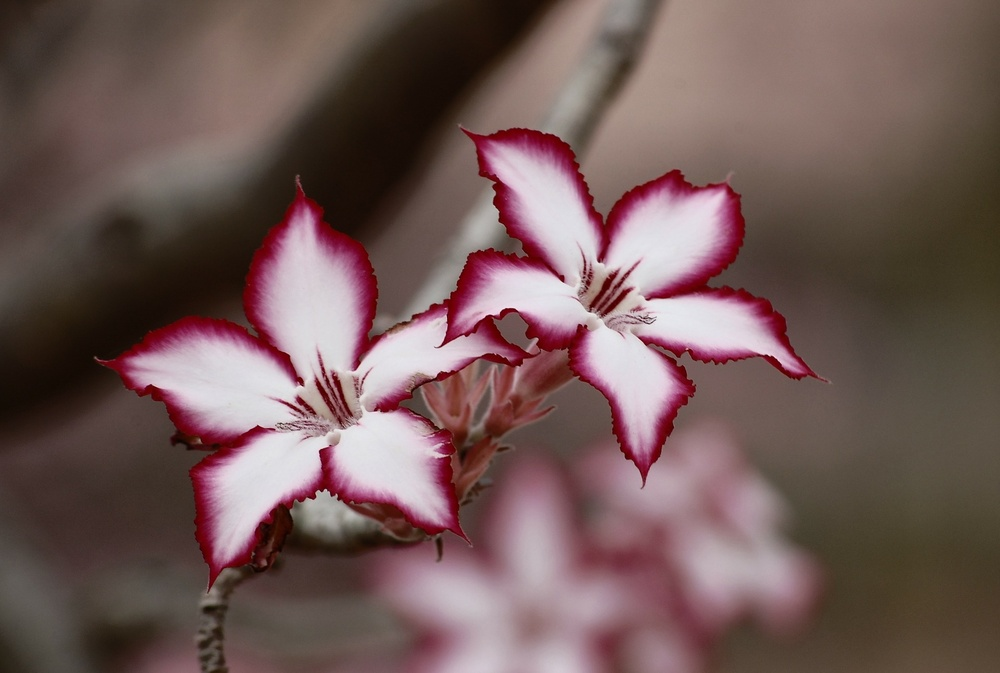
#> input picture Image Processing/Flower Images/flower.jpg, 1000 x 673 px, shrunk from 1920 x 1292 before the run, found by its file name
$ python 27-NegativeImage.py
#> lines starting #> are read from the running program, lines starting #| are printed output that depends on the picture
import cv2
import matplotlib.pyplot as plt

path = "C://Users//Dhruvik//Desktop//All Programs//Image Processing//Images//flower.jpg"

img = cv2.imread(path , 1)
#> img is the input picture: shape (673, 1000, 3); mean B, G, R 88, 90.1, 114.1

img1 = cv2.cvtColor(img , cv2.COLOR_BGR2RGB)
img2 = cv2.cvtColor(img , cv2.COLOR_BGR2GRAY)
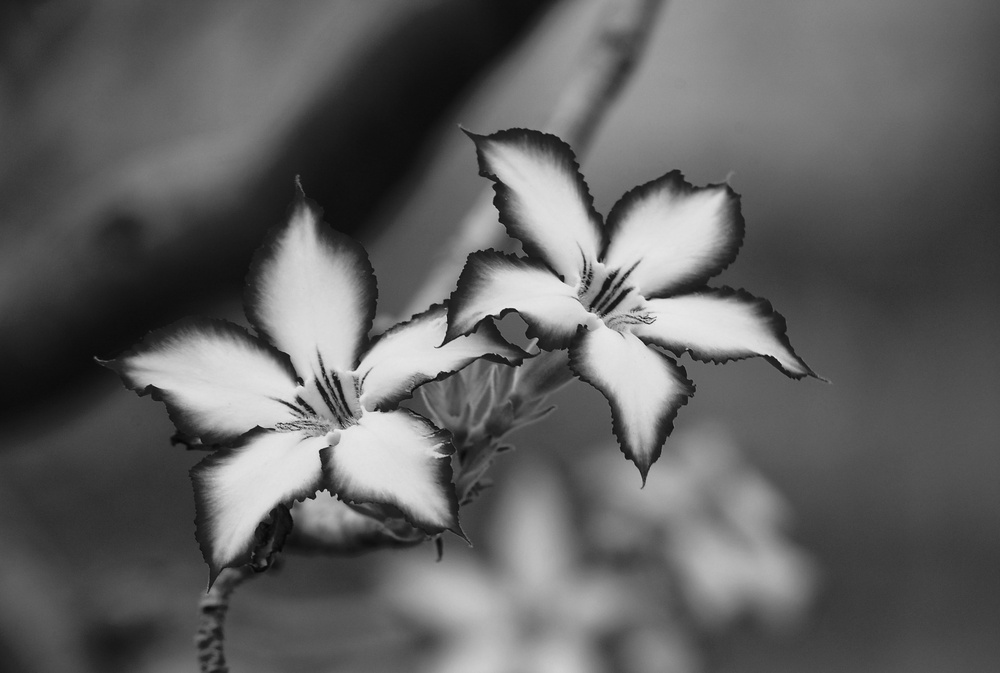
#> img2: shape (673, 1000); min 6, max 243, mean 97.1

img3 = abs(255 - img1)
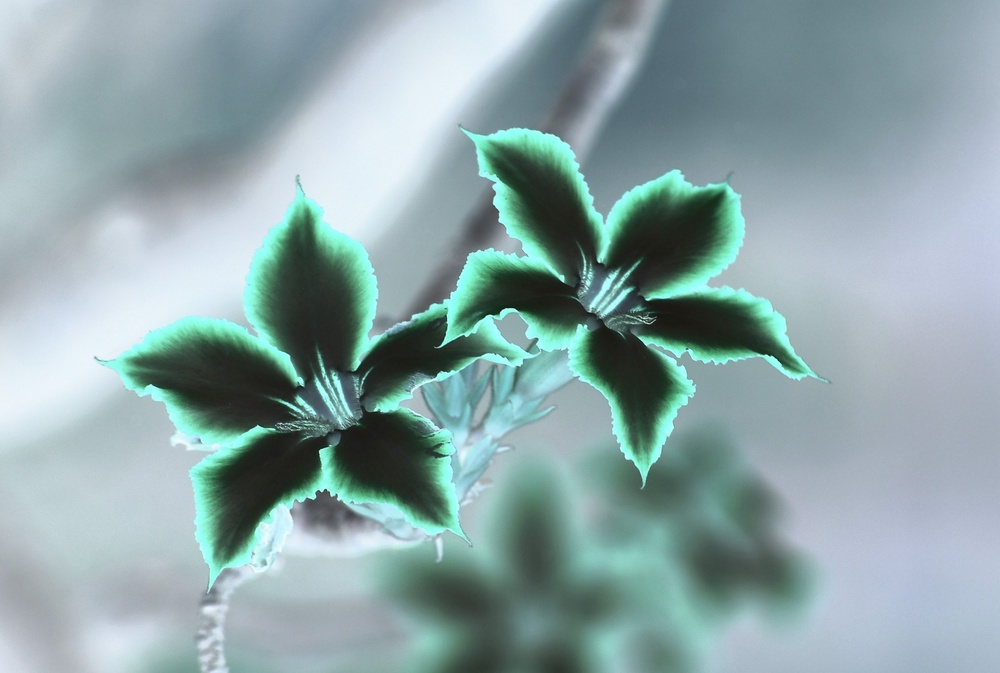
#> img3: shape (673, 1000, 3); mean R, G, B 140.9, 164.9, 167
img4 = abs(255 - img2)
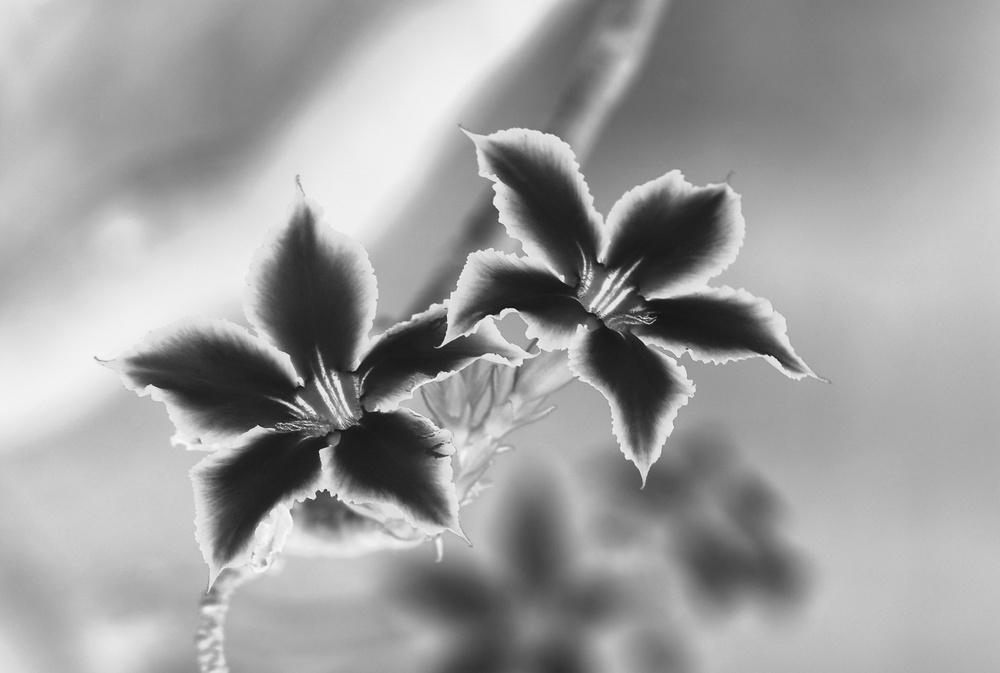
#> img4: shape (673, 1000); min 12, max 249, mean 157.9

plt.subplot(2,2,1)
plt.imshow(img1)
plt.title("Original")
plt.xticks([])
plt.yticks([])

plt.subplot(2,2,2)
plt.imshow(img2,cmap='Greys')
plt.title("Gray")
plt.xticks([])
plt.yticks([])

plt.subplot(2,2,3)
plt.imshow(img3)
plt.title("Original Negative")
plt.xticks([])
plt.yticks([])

plt.subplot(2,2,4)
plt.imshow(img4,cmap='Greys')
plt.title("Gray Negative")
plt.xticks([])
plt.yticks([])

plt.show()
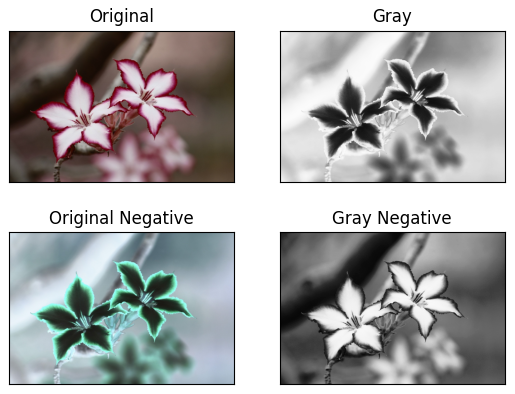
#> figure drawn by matplotlib, 4 panels

cv2.waitKey(0)
cv2.destroyAllWindows()

$ run again, with Image Processing/Flower Images/dandelion.jpg copied over Image Processing/Flower Images/flower.jpg
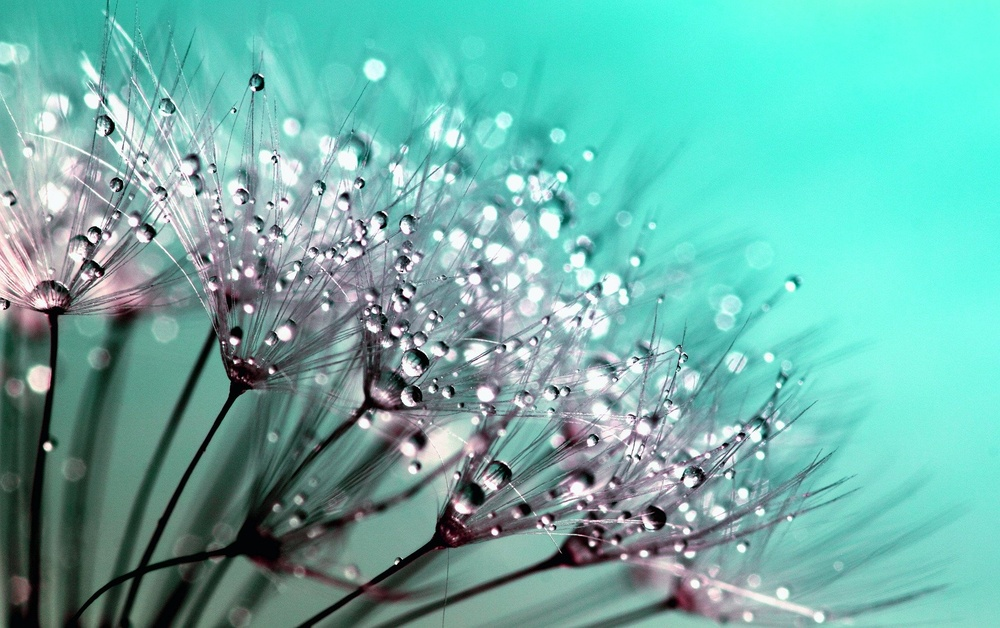
#> input picture Image Processing/Flower Images/dandelion.jpg, 1000 x 628 px, shrunk from 1920 x 1205 before the run, found by its file name
#> img is the input picture: shape (628, 1000, 3); mean B, G, R 170.4, 178.6, 109.3
#> `img4 = abs(255 - img2)`:
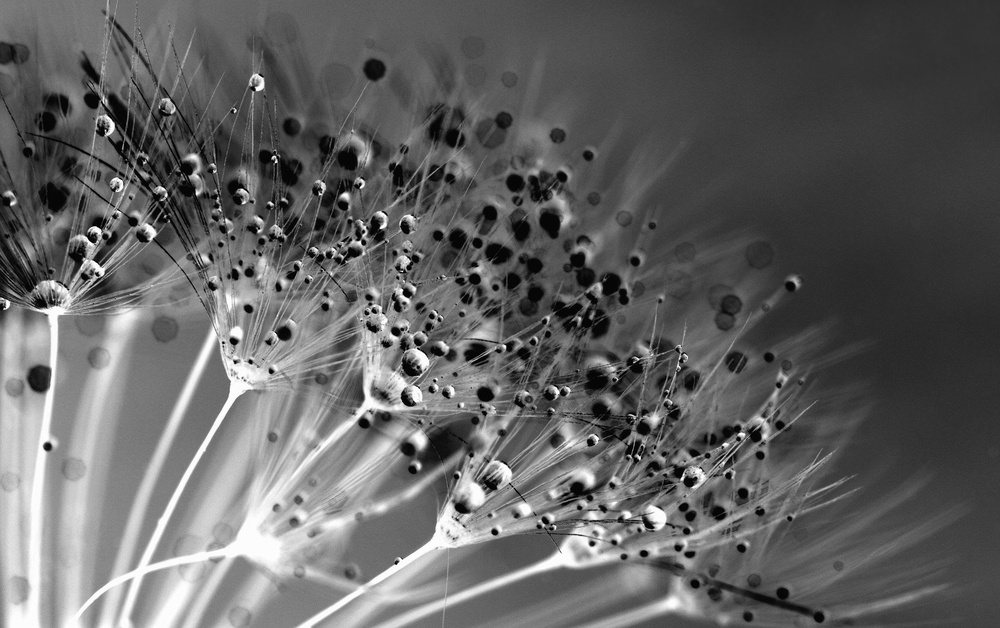
#> img4: shape (628, 1000); min 0, max 255, mean 98
#> `plt.show()`:
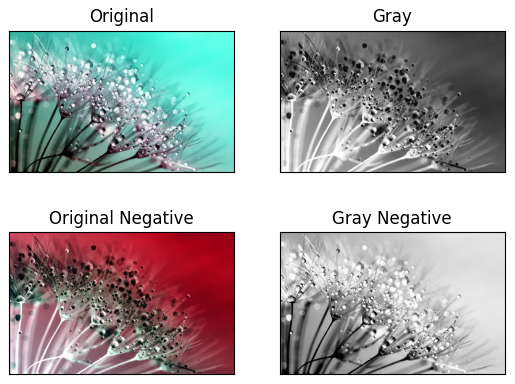
#> figure drawn by matplotlib, 4 panels

$ run again, with Image Processing/Flower Images/marriage.jpg copied over Image Processing/Flower Images/flower.jpg
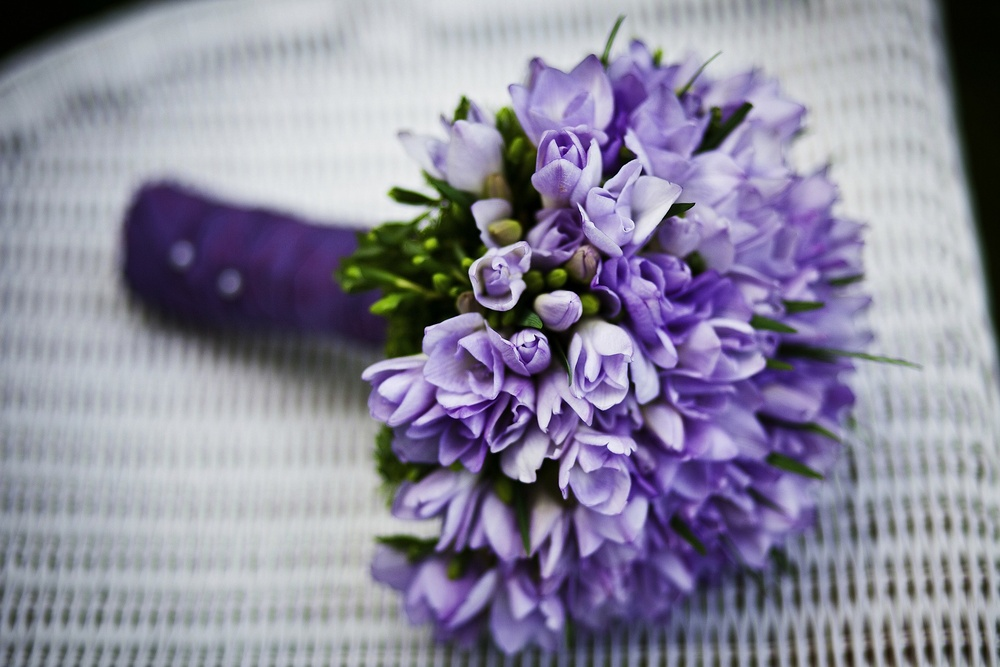
#> input picture Image Processing/Flower Images/marriage.jpg, 1000 x 667 px, shrunk from 1920 x 1280 before the run, found by its file name
#> img is the input picture: shape (667, 1000, 3); mean B, G, R 157.2, 137.5, 140.2
#> `img4 = abs(255 - img2)`:
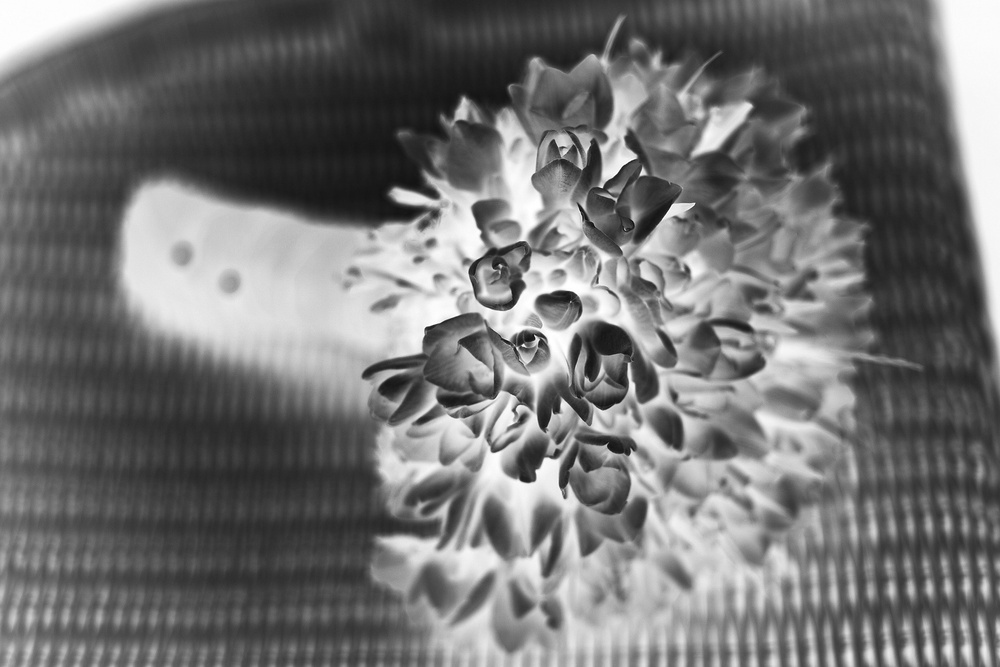
#> img4: shape (667, 1000); min 4, max 255, mean 114.4
#> `plt.show()`:
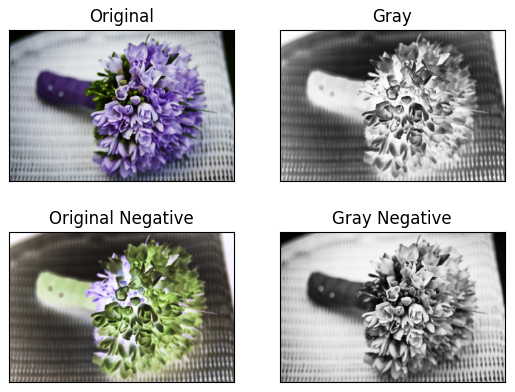
#> figure drawn by matplotlib, 4 panels

$ run again, with Image Processing/Flower Images/rose-729509_1920.jpg copied over Image Processing/Flower Images/flower.jpg
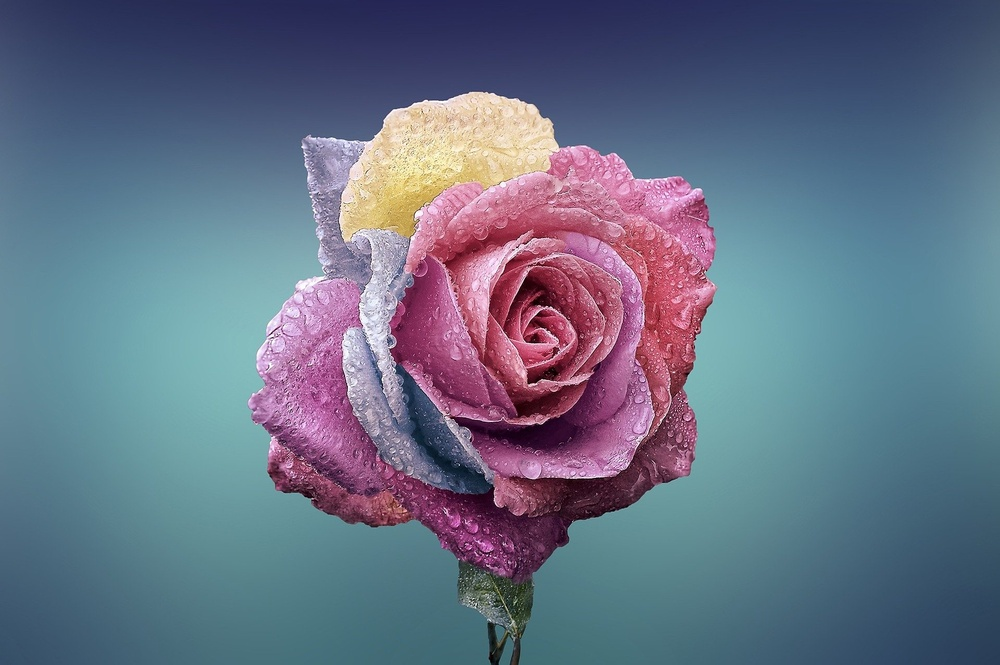
#> input picture Image Processing/Flower Images/rose-729509_1920.jpg, 1000 x 665 px, shrunk from 1920 x 1276 before the run, found by its file name
#> img is the input picture: shape (665, 1000, 3); mean B, G, R 132.8, 112.2, 100.9
#> `img4 = abs(255 - img2)`:
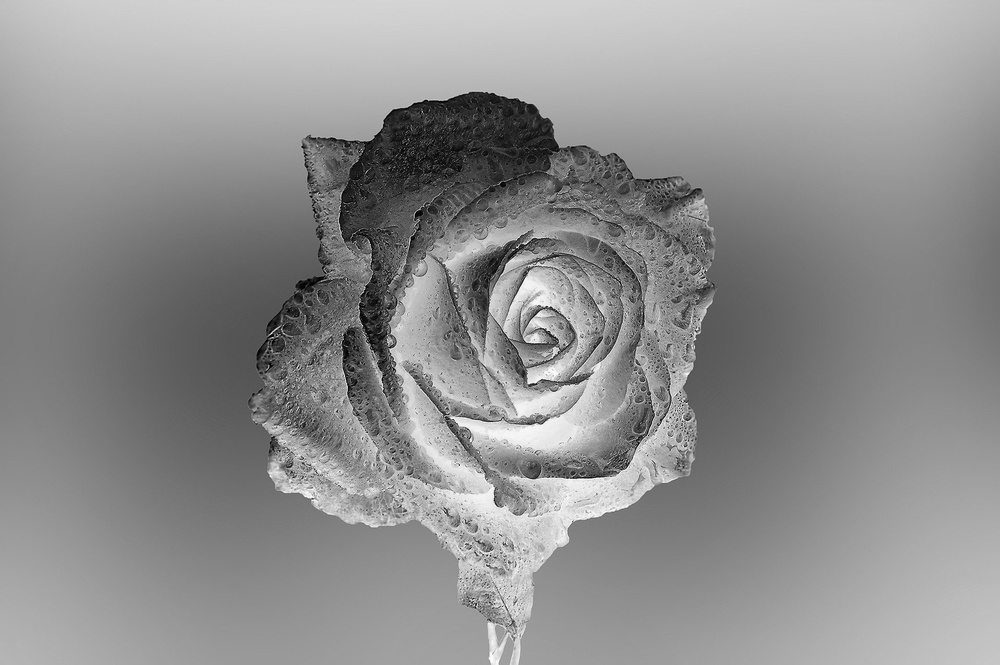
#> img4: shape (665, 1000); min 1, max 255, mean 143.8
#> `plt.show()`:
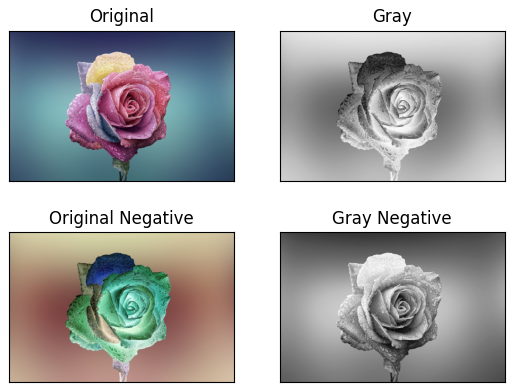
#> figure drawn by matplotlib, 4 panels
